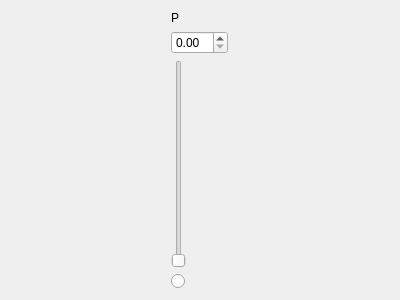
<?xml version="1.0" encoding="UTF-8"?>
<ui version="4.0">
 <class>Form</class>
 <widget class="QWidget" name="Form">
  <property name="geometry">
   <rect>
    <x>0</x>
    <y>0</y>
    <width>400</width>
    <height>300</height>
   </rect>
  </property>
  <property name="windowTitle">
   <string>Form</string>
  </property>
  <layout class="QHBoxLayout" name="horizontalLayout">
   <item>
    <layout class="QGridLayout" name="gridLayout">
     <item row="0" column="0">
      <widget class="QLabel" name="label">
       <property name="toolTip">
        <string>Pressure</string>
       </property>
       <property name="text">
        <string>P</string>
       </property>
      </widget>
     </item>
     <item row="1" column="0">
      <widget class="QDoubleSpinBox" name="doubleSpinBox"/>
     </item>
     <item row="2" column="0">
      <widget class="QSlider" name="verticalSlider">
       <property name="orientation">
        <enum>Qt::Vertical</enum>
       </property>
      </widget>
     </item>
     <item row="3" column="0">
      <widget class="QRadioButton" name="radioButton">
       <property name="text">
        <string/>
       </property>
      </widget>
     </item>
    </layout>
   </item>
  </layout>
 </widget>
 <resources/>
 <connections/>
</ui>
